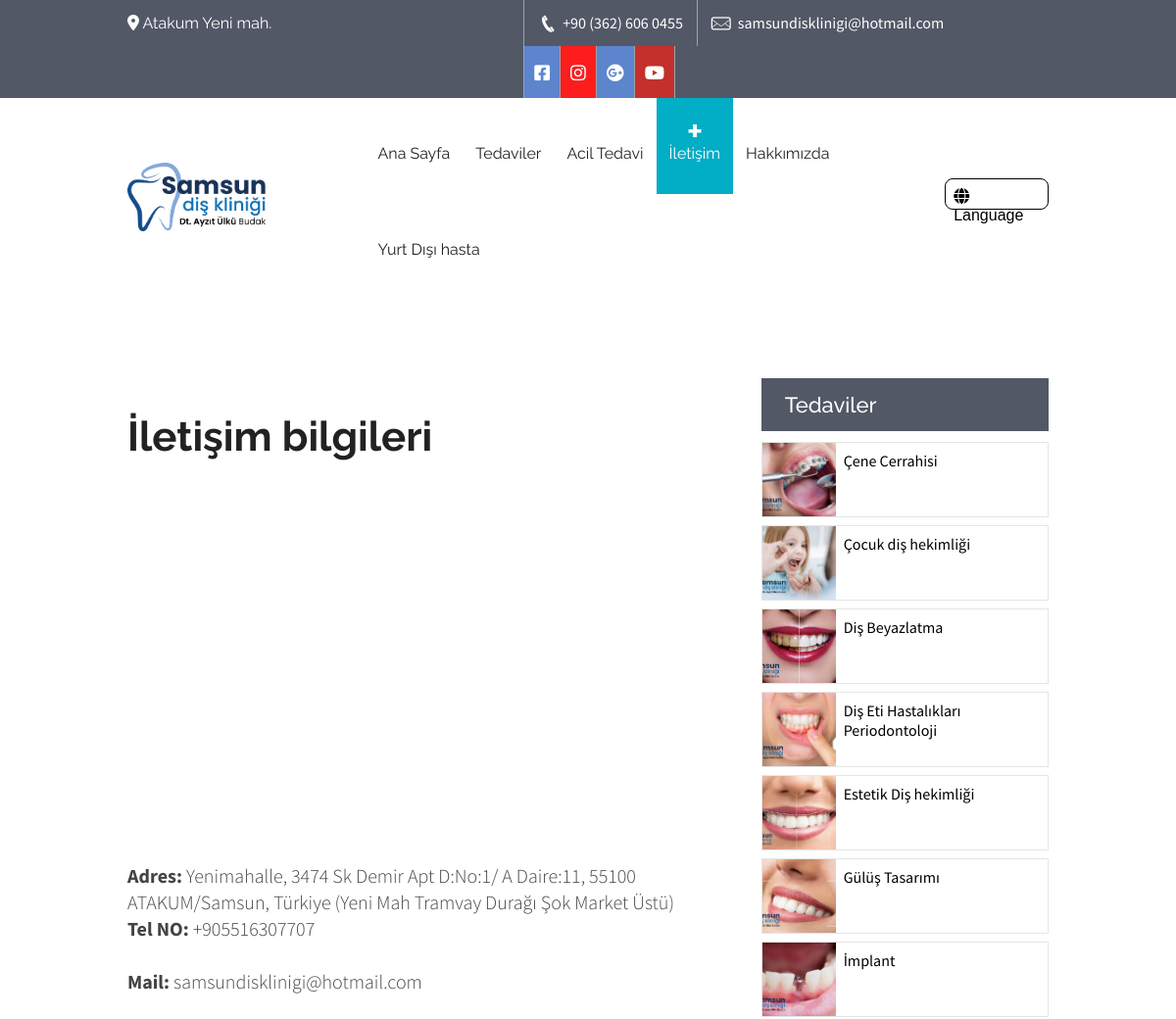
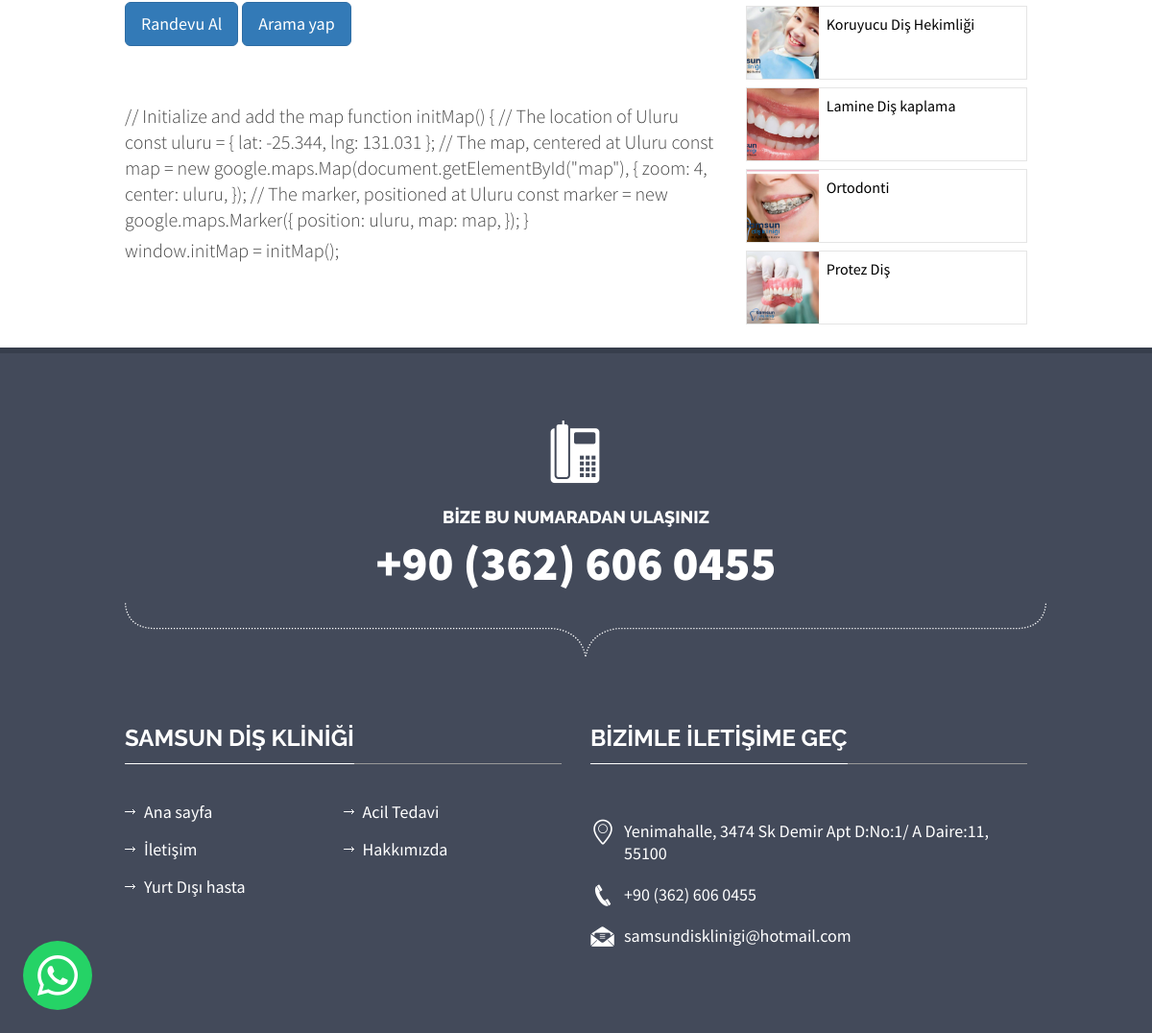
The page /iletisim/ on the database its author committed (2 pictures, top to bottom).
### clinic/models.py (models this page shows, shortened)
class Media(models.Model):
    name = models.CharField(max_length=25)
    icon_markdown = models.CharField(max_length=250)
    hex_icon_color = models.CharField(max_length=10,default="#5c85ce")
    link = models.TextField()

class CustomPage(models.Model):
    menu_name = models.CharField(max_length=50)
    title = models.CharField(max_length=50)
    slug = models.SlugField(max_length=250,unique=True)
    content = models.TextField()
    image = models.ImageField(upload_to='custom_pages/images')
    show_image = models.BooleanField(default=True)
    banner = models.ImageField(upload_to='custom_pages/banners',null=True,blank=True)
    show_banner = models.BooleanField(default=False)
    show_services_sidebar = models.BooleanField(default=True)
    show_in_header = models.BooleanField()
    show_in_footer = models.BooleanField()
    def get_absolute_url(self):
        return reverse('clinic:custom_page',args=[
            self.slug
        ])

class Service(models.Model):
    title = models.CharField(max_length=50)
    slug = models.SlugField(max_length=250,unique=True,null=True,blank=True)
    content = models.TextField()
    image = models.ImageField(upload_to='service')
    icon = models.ImageField(upload_to='service_icons',blank=True,null=True)
    def get_absolute_url(self):
        return reverse('clinic:service_detail',args=[
            self.slug
        ])

### clinic/views.py (the view)
# urls.py: path('<str:slug>/',views.custom_page,name='custom_page'),
def custom_page(request,slug):
	page = CustomPage.objects.get(slug=slug)
	return render(request,'clinic/custom_page.html',{
		'page':page
	})

### clinic/templatetags/clinic_tags.py (called while the page is built)
@register.filter(name='markdown')
def markdown_format(text):
	return mark_safe(markdown.markdown(text))

@register.filter(name='get_const')
def get_const(const_name):
	return consts.__dict__.get(const_name,None)

@register.inclusion_tag('clinic/component/header_pages.html')
def show_header_pages(page):
	pages = CustomPage.objects.all().filter(show_in_header=True)
	return {
		'header_pages':pages,
		'current_page':page
	}

@register.inclusion_tag('clinic/component/header_services.html')
def show_header_services():
	services = Service.objects.all()
	return {
		'services':services
	}

@register.inclusion_tag('clinic/component/footer_pages.html')
def show_footer_pages():
	pages = CustomPage.objects.all().filter(show_in_footer=True)
	return {
		'footer_pages': pages,
	}

@register.inclusion_tag('clinic/component/services_sidebar.html')
def show_services_sidebar(services=None):
	if not services:
		services = Service.objects.all()
	return {
		'services':services,
	}

@register.inclusion_tag('clinic/component/media.html')
def show_media():
	media = Media.objects.all()
	return {
		'media':media
	}

### templates/clinic/custom_page.html (shortened to what this page needs)
{% extends '../origin/base.html' %}
{% load static %}
{% load clinic_tags %}
{% block content %}
<div class="content">
   <div {% if not page.show_banner and not page.show_services_sidebar %}style="padding-top: 0"{% endif %} class="news-posts">
      <div class="container" style="margin-bottom: 1em;">
         <div class="row">
            <div class="col-md-{% if page.show_services_sidebar %}8{% else %}12{% endif %}">
               <div class="news-detail">
                  <div class="detail">
                     <h3>{{ page.title|markdown }}</h3>
                     <p>
                        {{ page.content|markdown }}
                     </p>
                  </div>
               </div>
            </div>
            {% if page.show_services_sidebar %}
               {% show_services_sidebar %}
            {% endif %}
         </div>
      </div>
   </div>
</div>
{% endblock %}

### templates/clinic/component/media.html
{% load clinic_tags %}
<ul  class="social-icons">
	{% for media in media %}
		<li><a style="background: {{media.hex_icon_color}}" href="{{media.link}}" class="fb">{{media.icon_markdown|markdown}}</a></li>
	{% endfor %}
</ul>

### templates/clinic/component/header_pages.html
{% for page in header_pages %}
   <li class="{% if current_page.id == page.id and page %}item-select{% endif %}">
      <a href="{{ page.get_absolute_url }}">{{ page.menu_name }}</a>
   </li>
{% endfor %}

### templates/clinic/component/services_sidebar.html (shortened to what this page needs)
<div class="col-md-4">
   <div class="recent-posts">
      <h6 class="bar-title" style="margin-bottom: 0.5em">Tedaviler</h6>
      {% if services %}
         {% for service in services %}
            <div style="display: flex;margin-bottom: 0.5em; border: 1px solid rgba(0,0,0,0.1)">
               <a style="display: block;" href="{{ service.get_absolute_url }}"><img style="height: 75px; max-width: 75px; object-fit: cover;" src="{{ service.image.url }}" alt="service image"></a>
               <a style="padding: 0.5em;display: block; color: black !important; width: calc(100% - 75px)" href="{{ service.get_absolute_url }}" class="title">{{ service.title }}</a>
            </div>
         {% endfor %}
      {% else %}
         <p style="margin-top:1em">Şuanda mevcut tedavi yok :(</p>
      {% endif %}
   </div>
</div>

### templates/clinic/component/footer_pages.html
{% for page in footer_pages %}
	<li><a style="white-space: nowrap;" href="{{page.get_absolute_url}}">{{page.menu_name}}</a></li>
{% endfor %}

### static/css/medical-guide.css (style rules this page uses)
body { background:#fff; font-family: 'Source Sans Pro', sans-serif; color:#444444; }
* { margin:0px; padding:0px; }
h2 { font-weight: 700; font-size:42px; font-family: 'Raleway', sans-serif; color:#222222; }
h3 { text-transform:uppercase; font-weight: 300; font-size:32px; font-family: 'Raleway', sans-serif; }
h6 { font-weight: 600; font-size:22px; font-family: 'Raleway', sans-serif; }
p { font-family: 'Source Sans Pro', sans-serif; font-weight:300; font-size:20px; line-height: 27px; }
a { text-decoration:none; }
li { list-style:none; }
a { transition: background-color 0.5s ease; }
img { width:100%; }
.top-bar .get-touch ul { float:left; }
.top-bar .get-touch li { float:left; border-left: solid 1px #9fa3aa; }
.top-bar .get-touch li:last-child { border-right: none; }
.top-bar .social-icons li:last-child { border-right: solid 1px #9fa3aa; }
.top-bar .get-touch li a { color: #fff; padding: 13px 14px; float: left; }
.top-bar .get-touch li i { font-size:18px; }
.top-bar .get-touch .social-icons { float:left; }
.top-bar .get-touch .social-icons li a { padding:13px 10px; }
.header .nav li { float:left; padding: 11px 0; }
.header .nav li a { color:#333; font-family: 'Raleway', sans-serif; font-size: 16px; padding:12px 24px !important; }
.header .nav li.item-select { color: #fff; border-radius: 5px; padding: 11px 0; }
.header .nav li.item-select a { color: #fff; padding:10px 24px; }
.header2 .nav li a { padding: 42px 20px 28px 20px; }
.header2 .nav li.item-select { border-radius: 0; padding:46px 0 32px 0; }
.header2 .nav li.item-select a { color: #fff; padding: 46px 20px 32px 20px; }
.header2 .nav li { background: none; border-radius: 0; padding:46px 0 32px 0; }
.header2 .nav li a { color: #222; padding: 46px 20px 32px 20px; }
.content { margin:0 0 0 0; }
.main-footer .useful-links ul li { background: url(../images/links-arrow-light.png) no-repeat 0 9px; margin: 0 0 16px 0; float: left; width: 50%; }
.main-footer .useful-links ul li a { color: #fff; margin: 0 0 0 20px; font-size: 18px; }
.news-posts { padding:90px 0 0 0; }
.news-posts h6.bar-title { background: #525866; font-weight: 500; color: #fff; padding: 14px 24px; display: block; }
.news-posts .news-detail { margin: 0 0 0 0; }
.news-posts .news-detail .detail { margin:35px 0 0 0; }
.news-posts .news-detail .detail h3 { color: #222222; font-weight: 600; text-transform: none; margin: 12px 0 0 0; }
.news-posts .news-detail .detail p { margin:5px 0 0 0; }
ul.resp-tabs-list, p { margin: 0px;padding: 0px; }

### static/css/default-color.css (style rules this page uses)
.header .nav li.item-select { background: #02adc6; }
.header2 .nav li.item-select { background: #02adc6 url(../images/navi-plus.png) no-repeat 50% 32%; }

### static/css/dropmenu.css (style rules this page uses)
ul.wtf-menu li { display: block; position: relative; }

### static/css/custom.css (style rules this page uses)
body { top: 0px !important; }

### rows shown on the page
CustomPage: menu_name "Acil Tedavi"
CustomPage: menu_name "İletişim", title "İletişim bilgileri", content "Adres: Yenimahalle, 3474 Sk Demir Apt D:No:1/ A Daire:11, 55100 ATAKUM/Samsun, Türkiye (Yeni Mah Tramvay Durağı Şok Market Üstü) Tel NO: +905516307707 Mail: samsundisklinigi@hotmail.com Randevu Al Arama yap // Initialize and add the map function initMap() { // The location of Uluru const uluru = { lat: -25.344, lng: 131.031 }; // The map, centered at Uluru const map = new google.maps.Map(document.getElementById(\"map\"), { zoom: 4, center: uluru, }); // The marker, positioned at Uluru const marker = new google.maps.Marker({ position: uluru, map: map, }); } window.initMap = initMap();"
CustomPage: menu_name "Hakkımızda"
CustomPage: menu_name "Yurt Dışı hasta"
Service: image (picture), title "Çene Cerrahisi"
Service: image (picture), title "Çocuk diş hekimliği"
Service: image (picture), title "Diş Beyazlatma"
Service: image (picture), title "Diş Eti Hastalıkları Periodontoloji"
Service: image (picture), title "Estetik Diş hekimliği"
Service: image (picture), title "Gülüş Tasarımı"
Service: image (picture), title "İmplant"
Service: image (picture), title "Koruyucu Diş Hekimliği"
Service: image (picture), title "Lamine Diş kaplama"
Service: image (picture), title "Ortodonti"
Service: image (picture), title "Protez Diş"

### other values the page prints
{{ 'PHONE'|get_const }} "+90 (362) 606 0455"
{{ 'MAIL'|get_const }} "samsundisklinigi@hotmail.com"
{{ 'ADDRESS'|get_const }} "Yenimahalle, 3474 Sk Demir Apt D:No:1/ A Daire:11, 55100"
